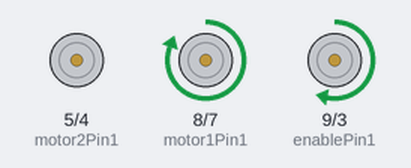
The sketch below on a simulated Arduino Uno, built with avr-gcc and run on an emulated ATmega328P. Parts: motor-driver pin pairs drawn as motors (green arrow = first pin HIGH = forward, orange = second pin HIGH = backward, longer = more drive).

Above: at 0.1 s.
At 3.1 s:
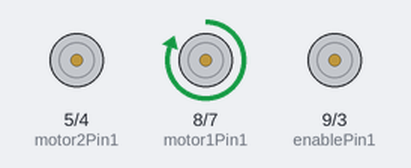
At 9.1 s:
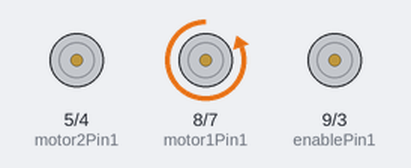
At 18.1 s:
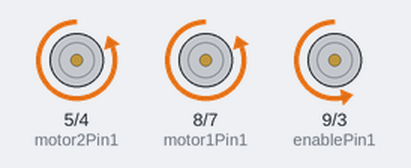
At 27.1 s:
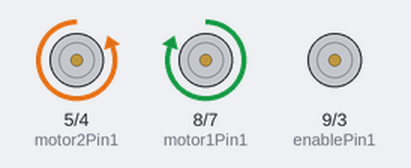
At 36.1 s:
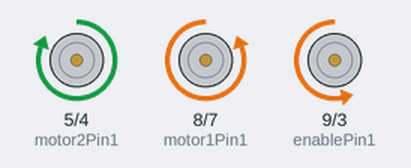
Timing chart, 0 to 40.0 s (numbered marks = the images above):
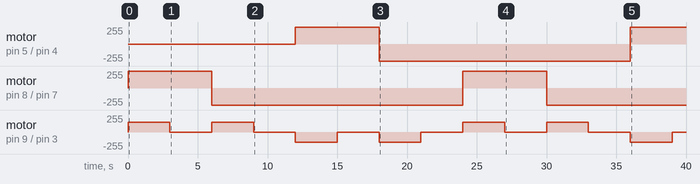

Measured:
- by itself, motor on pin 8 (motor1Pin1) / pin 7 (motor1Pin2): alternates forward 255/255 for 6.0 s and backward 255/255 for 18.0 s
- by itself, motor on pin 5 (motor2Pin1) / pin 4 (motor2Pin2): stopped → forward 255/255 at 12.0 s, → backward 255/255 6.0 s later, → forward 255/255 18.0 s later
- by itself, motor on pin 9 (enablePin1) / pin 3 (enablePin2): stopped → forward 150/255 at 0.00 s, → stopped 3.0 s later, → forward 150/255 3.0 s later, → stopped 3.0 s later, … (14 changes in this stretch)

The sketch:

c_code.ino
```cpp
// Define an enumeration for motor direction with three possible values
typedef enum {
  CLOCKWISE = 0, // Motor turns in the clockwise direction
  ANTI_CLOCKWISE = 1,  // Motor turns in the anti-clockwise direction
  STOP = -1 // Motor stops
} Direction;

// Pin assign for the motor control
const int motor1Pin1 = 8;  // Control pin for motor direction 1
const int motor1Pin2 = 7;  // Control pin for motor direction 2
const int enablePin1 = 9; // PWM pin to enable the motor1
const int motor2Pin1 = 5; // Control pin for motor2 direction 1
const int motor2Pin2 = 4; // Control pin for motor2 direction 2
const int enablePin2 = 3; // PWM pin to enable the motor2

// Function to move the motor based on specified speed and direction
void moveMotor(int motor, int speed, Direction direction) {
  int enablePin = motor == 1 ? enablePin1 : enablePin2; // Set the enable pin to enablePin1
  int pin1 = motor == 1 ? motor1Pin1 : motor2Pin1; // Set pin1 to control direction 1
  int pin2 = motor == 1 ? motor1Pin2 : motor2Pin2; // Set pin2 to control direction 2
  // Control the motor direction based on the specified direction
  if (speed > 255) {
    speed = 254;
  } else if (speed < 1) {
    speed = 1;
  }

  switch (direction) {
    case CLOCKWISE:
      digitalWrite(pin1, HIGH);  // Set pin1 high to turn clockwise
      digitalWrite(pin2, LOW); // Set pin2 low
      analogWrite(enablePin, speed);  // Set motor speed
      break;
    case ANTI_CLOCKWISE:
      digitalWrite(pin1, LOW); // Set pin1 low to turn anti-clockwise
      digitalWrite(pin2, HIGH); // Set pin2 high
      analogWrite(enablePin, speed); // Set motor speed
      break;
    case STOP:
      analogWrite(enablePin, 0);  // Stop the motor
      break;
  }
}


// Initialise the program settings and configurations
void setup() {

   // Configuring motor control pins
   pinMode(motor1Pin1, OUTPUT); // Set motor1Pin1 as output
   pinMode(motor1Pin2, OUTPUT); // Set motor1Pin2 as output
   pinMode(enablePin1, OUTPUT); // Set enablePin1 as output
   pinMode(motor2Pin1, OUTPUT); // Set motor2Pin1 as output
   pinMode(motor2Pin2, OUTPUT); // Set motor2Pin2 as output
   pinMode(enablePin2, OUTPUT); // Set enablePin2 as output
   // Motor pin setup complete

}

// The void loop function runs over and over again forever.
void loop() {
  moveMotor(1, 150, CLOCKWISE);
  delay(3000); // Wait for the given/defined milliseconds.
  moveMotor(1, 0, STOP);
  delay(3000); // Wait for the given/defined milliseconds.
  moveMotor(1, 150, ANTI_CLOCKWISE);
  delay(3000); // Wait for the given/defined milliseconds.
  moveMotor(1, 0, STOP);
  delay(3000); // Wait for the given/defined milliseconds.
  moveMotor(2, 150, CLOCKWISE);
  delay(3000); // Wait for the given/defined milliseconds.
  moveMotor(2, 0, STOP);
  delay(3000); // Wait for the given/defined milliseconds.
  moveMotor(2, 150, ANTI_CLOCKWISE);
  delay(3000); // Wait for the given/defined milliseconds.
  moveMotor(2, 0, STOP);
  delay(3000); // Wait for the given/defined milliseconds.
}
```
